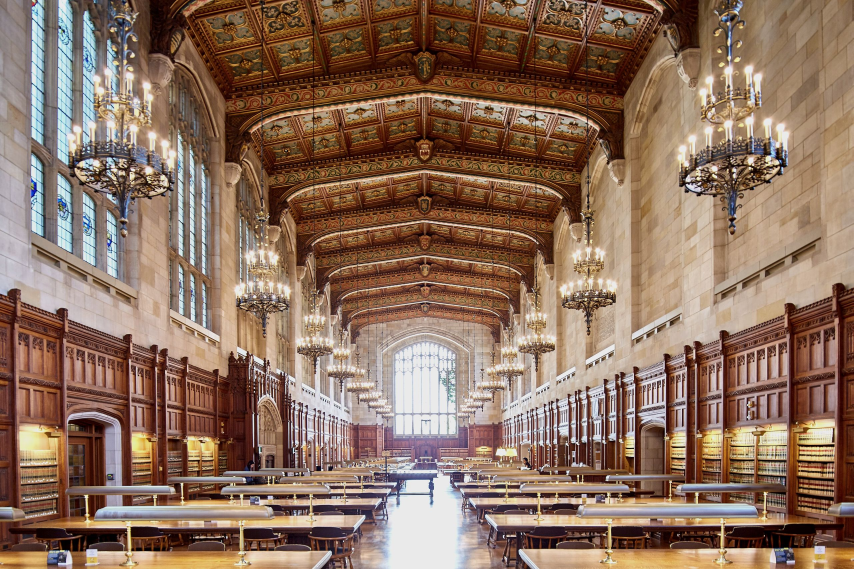
#> input picture assets/img/hero-reading-room-2560.jpg, 2560 x 1707 px, found by its file name (shown at 1/3 size)
$ python gen_og_image.py ../assets/img/hero-reading-room-2560.jpg
#> lines starting #> are read from the running program, lines starting #| are printed output that depends on the picture
"""Build the 1200x630 social share image and the PNG/ICO icon set.

usage: python3 tools/gen_og_image.py <dir with LibreCaslonDisplay-Regular.ttf and LibreCaslonText-Italic[wght].ttf>
Run from the project root. Needs Pillow, rsvg-convert and ImageMagick.
"""
import subprocess
import sys
import tempfile
from pathlib import Path

from PIL import Image, ImageDraw, ImageFont

FONTS = Path(sys.argv[1])
ROOT = Path.cwd()
IMG = ROOT / "assets" / "img"

W, H = 1200, 630
GREEN = (14, 29, 23)
PAPER = (246, 243, 234)
MUTED = (238, 235, 226, 190)
BRASS = (205, 178, 124)


def render_svg(svg: Path, width: int) -> Image.Image:
    with tempfile.NamedTemporaryFile(suffix=".png") as tmp:
        subprocess.run(["rsvg-convert", "-w", str(width), str(svg), "-o", tmp.name], check=True)
        return Image.open(tmp.name).convert("RGBA").copy()


def og_image():
    src = Image.open(IMG / "hero-reading-room-2560.jpg").convert("RGB")
#> src is the input picture: PIL image 2560x1707 RGB; mean R, G, B 140.1, 111.9, 94.2
    scale = W / src.width * 1.18  # slight zoom so the vault fills the frame
#> scale = 0.553
    im = src.resize((round(src.width * scale), round(src.height * scale)), Image.LANCZOS)
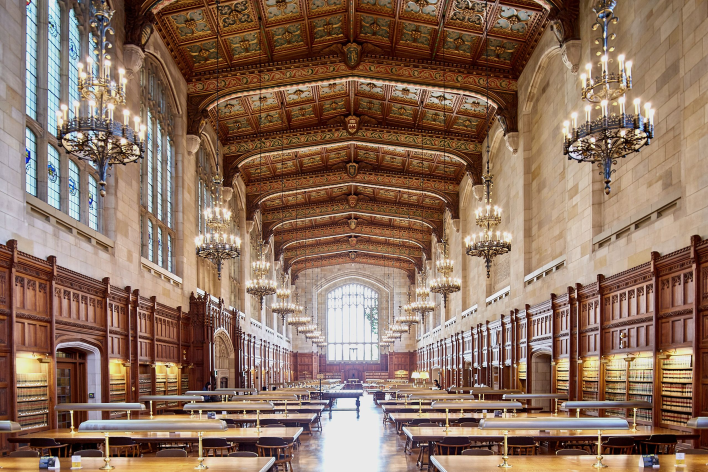
#> im: PIL image 1416x944 RGB (shown at 1/2 size); mean R, G, B 140.1, 111.9, 94.3
    left = (im.width - W) // 2 + 120
#> left = 228
    top = int((im.height - H) * 0.42)
#> top = 131
    im = im.crop((left, top, left + W, top + H)).convert("RGBA")
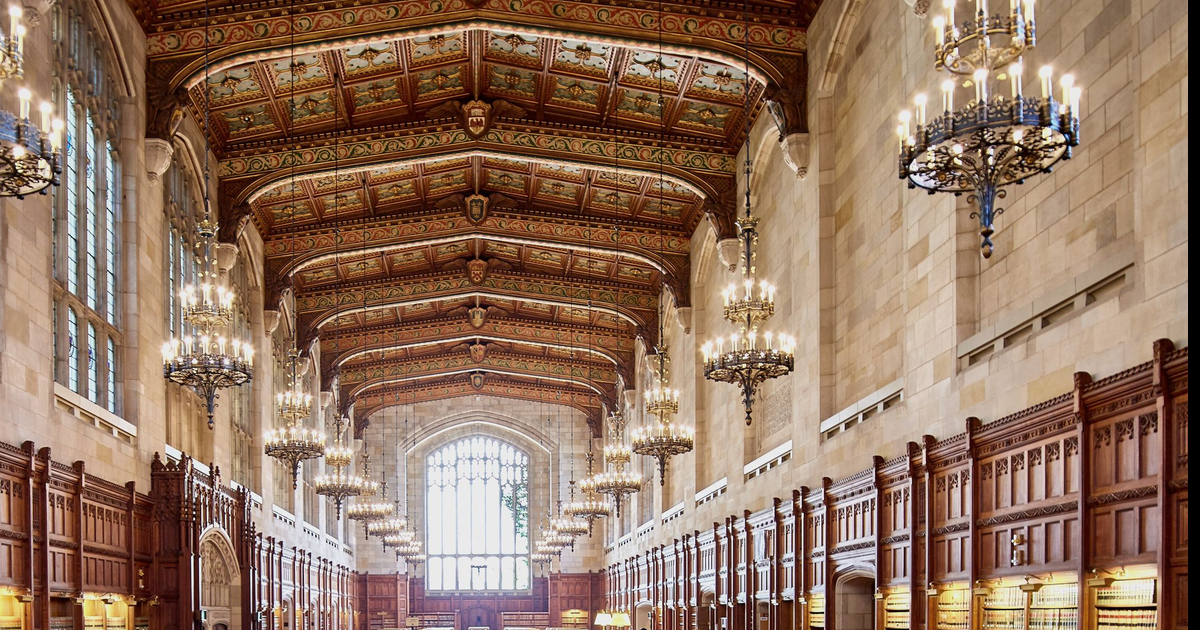
#> im: PIL image 1200x630 RGBA; mean R, G, B, A 145.2, 115.1, 95.3, 255

    # Green tint, then a left-to-right and bottom shade for the type.
    tint = Image.new("RGBA", (W, H), (28, 58, 48, 70))
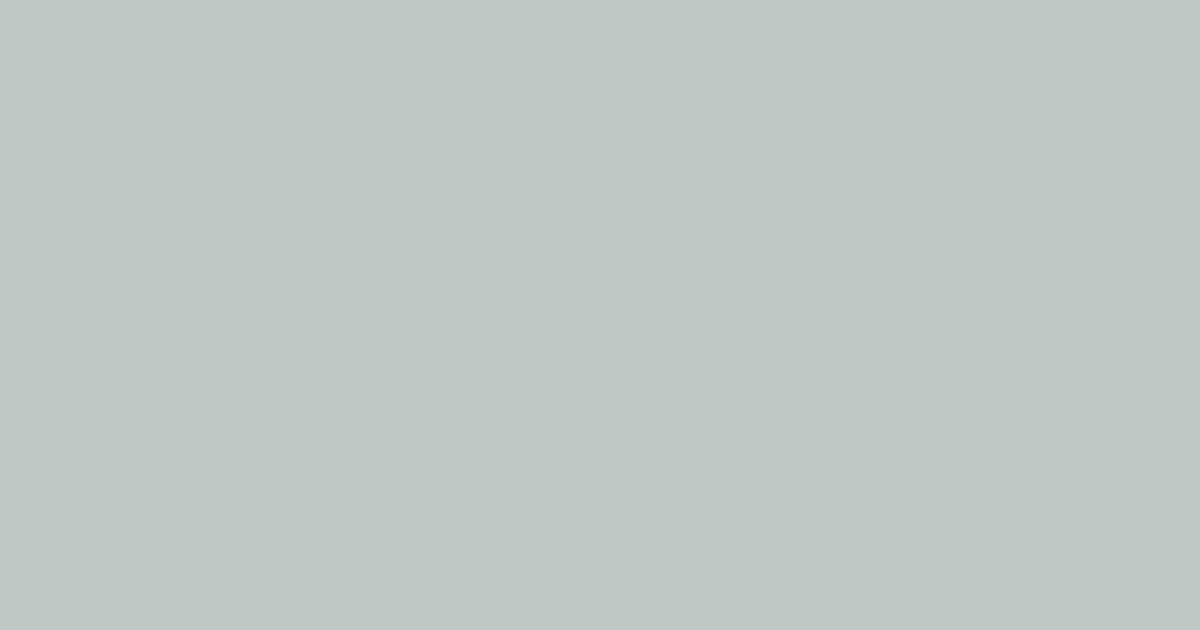
#> tint: PIL image 1200x630 RGBA; mean R, G, B, A 28, 58, 48, 70; transparent parts drawn white
    im = Image.alpha_composite(im, tint)
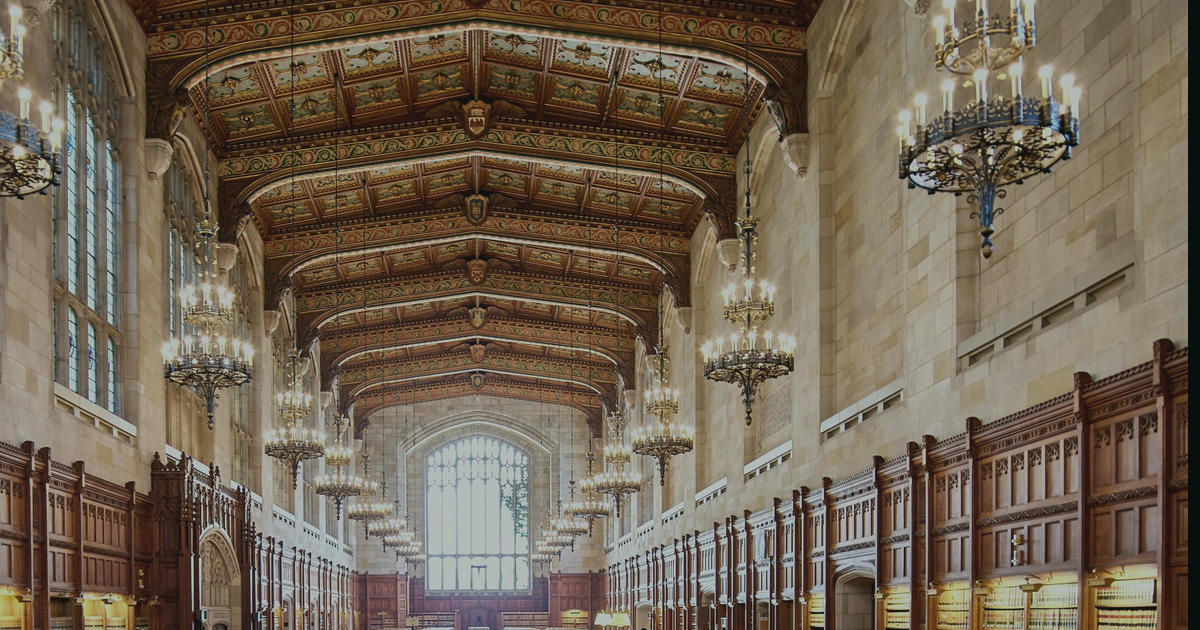
#> im: PIL image 1200x630 RGBA; mean R, G, B, A 113, 99.4, 82.3, 255
    shade = Image.new("RGBA", (W, H))
#> shade: PIL image 1200x630 RGBA; every value is 0
    px = shade.load()
    for x in range(W):
        a_x = max(0.0, 0.9 - 0.75 * (x / W) ** 1.2)
        for y in range(H):
            a_y = max(0.0, (y / H - 0.45) / 0.55) * 0.55
            a = min(0.94, a_x + a_y * (1 - a_x))
            px[x, y] = (*GREEN, int(a * 255))
    im = Image.alpha_composite(im, shade)
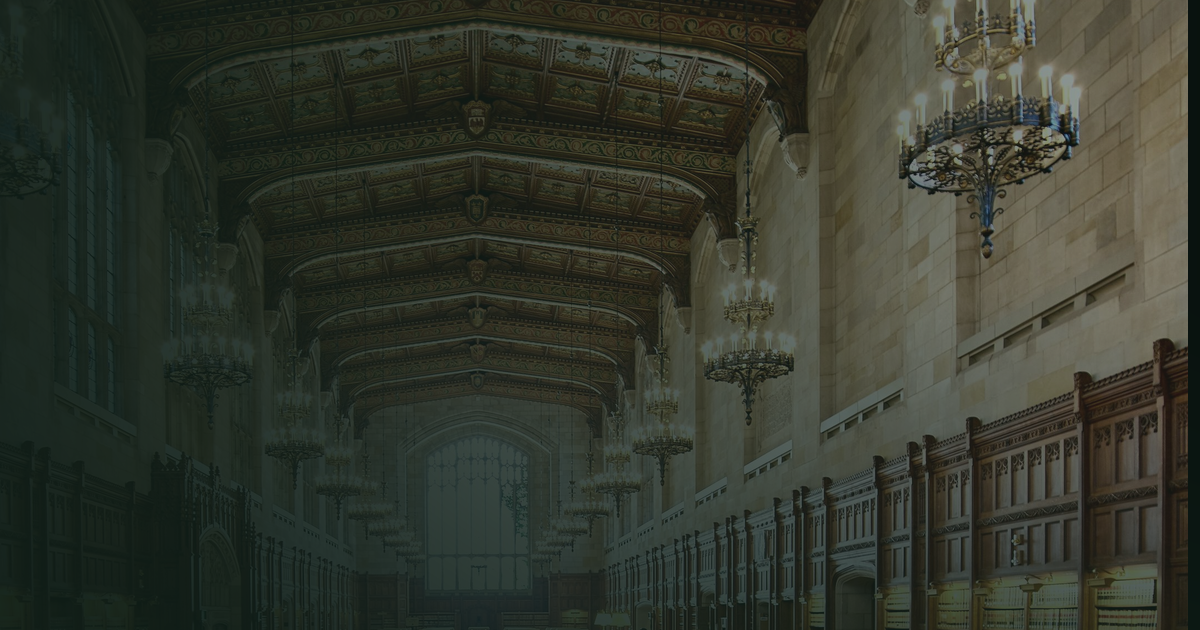
#> im: PIL image 1200x630 RGBA; mean R, G, B, A 51.6, 55.9, 45.3, 255

    logo = render_svg(IMG / "brand" / "logo-reverse.svg", 470)
    im.alpha_composite(logo, (72, 64))

    draw = ImageDraw.Draw(im)
    display = ImageFont.truetype(str(FONTS / "LibreCaslonDisplay-Regular.ttf"), 66)
    italic = ImageFont.truetype(str(FONTS / "LibreCaslonText-Italic[wght].ttf"), 24)
    lines = ["Ninety-five years of getting", "our clients exactly what", "they deserve."]
    y = 300
    for line in lines:
        draw.text((72, y), line, font=display, fill=PAPER)
        y += 74
    draw.line([(72, H - 64), (110, H - 64)], fill=BRASS, width=1)
    draw.text((124, H - 79), "deweycheatemhowe.net", font=italic, fill=MUTED)

    im.convert("RGB").save(IMG / "og-image.jpg", quality=86, progressive=True, optimize=True)


def icons():
    fav = IMG / "brand" / "favicon.svg"
    for size, name in [(180, "apple-touch-icon.png"), (192, "icon-192.png"), (512, "icon-512.png"), (32, "favicon-32.png")]:
        render_svg(fav, size).save(IMG / "brand" / name, optimize=True)
    # Maskable icon: full-bleed green with the mark inside the safe zone.
    mark = render_svg(IMG / "brand" / "mark.svg", 300)
    r, g, b, a = mark.split()
    gold = Image.new("RGBA", mark.size, (233, 221, 191, 255))
    gold.putalpha(a)
    m = Image.new("RGBA", (512, 512), (28, 58, 48, 255))
    m.alpha_composite(gold, (106, 106))
    m.save(IMG / "brand" / "icon-maskable-512.png", optimize=True)
    with tempfile.TemporaryDirectory() as d:
        sizes = []
        for s in (16, 32, 48):
            p = Path(d) / f"{s}.png"
            render_svg(fav, s).save(p)
            sizes.append(str(p))
        subprocess.run(["magick", *sizes, str(ROOT / "favicon.ico")], check=True)


if __name__ == "__main__":
#> (the run stopped early here; a loop or call above may not have finished)

$ run again, with assets/img/contract-1200.jpg copied over assets/img/hero-reading-room-2560.jpg
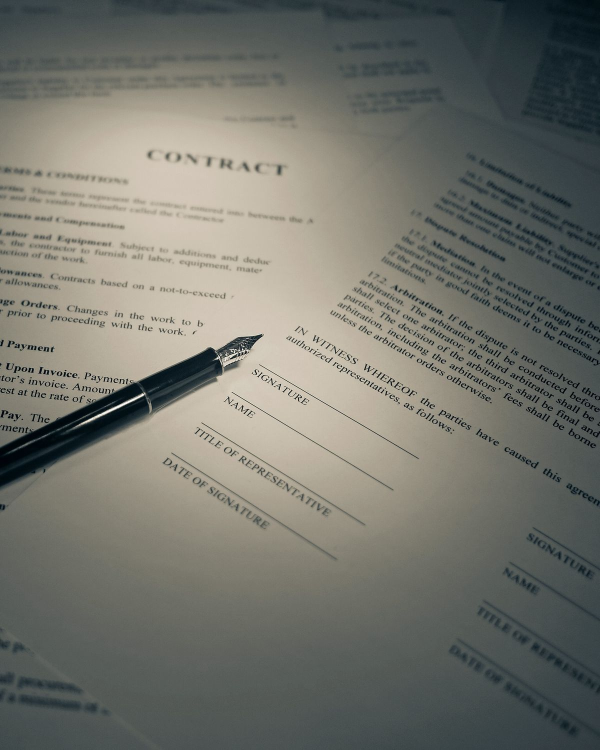
#> input picture assets/img/contract-1200.jpg, 1200 x 1500 px, found by its file name (shown at 1/2 size)
#> in og_image, src is the input picture: PIL image 1200x1500 RGB; mean R, G, B 115.2, 115.9, 108.2
#> in og_image, `im = Image.alpha_composite(im, tint)`:
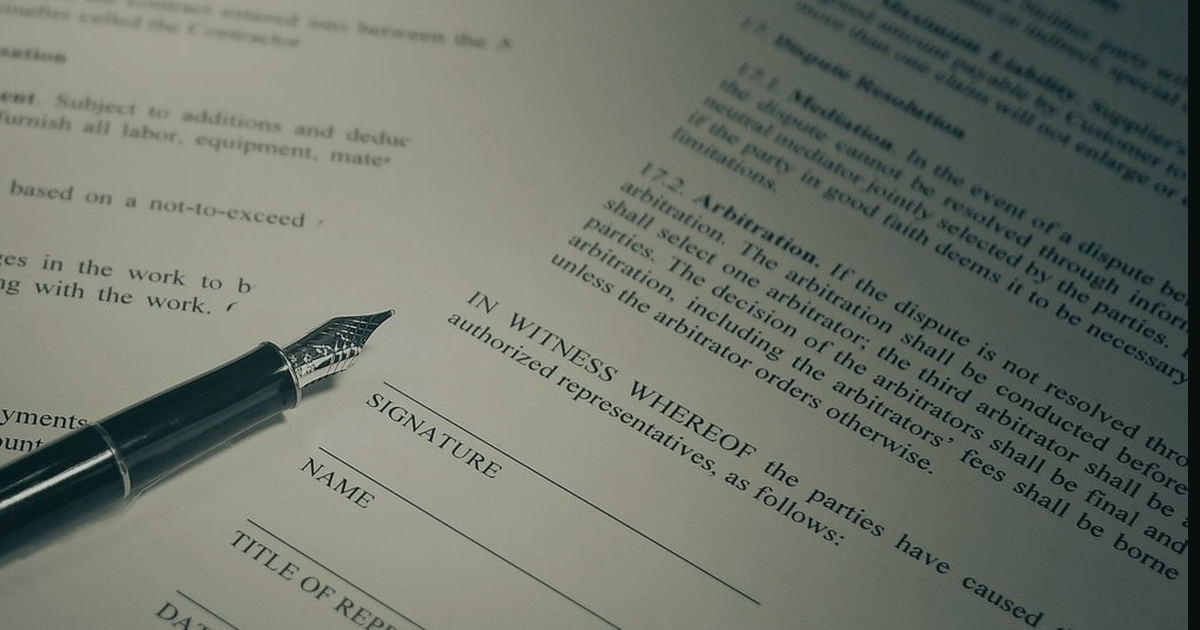
#> im: PIL image 1200x630 RGBA; mean R, G, B, A 111.8, 117.7, 106.8, 255
#> shade: PIL image 1200x630 RGBA; every value is 0
#> in og_image, `im = Image.alpha_composite(im, shade)`:
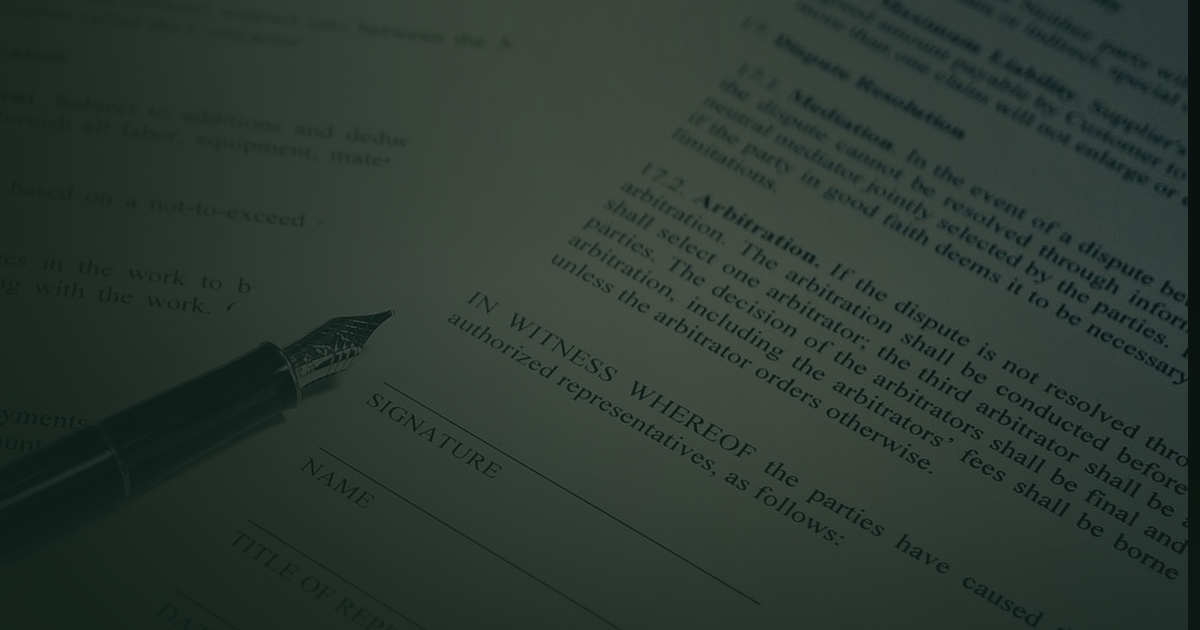
#> im: PIL image 1200x630 RGBA; mean R, G, B, A 45.1, 57.4, 50.3, 255

$ run again, with assets/img/hero-reading-room-tall.jpg copied over assets/img/hero-reading-room-2560.jpg
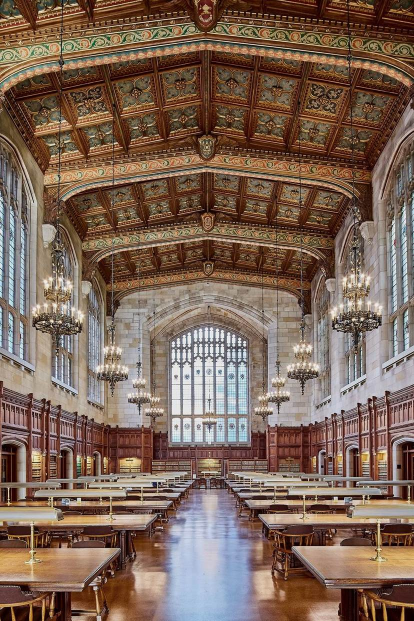
#> input picture assets/img/hero-reading-room-tall.jpg, 828 x 1242 px, found by its file name (shown at 1/2 size)
#> in og_image, src is the input picture: PIL image 828x1242 RGB; mean R, G, B 124.7, 101.1, 87.1
#> in og_image, `im = Image.alpha_composite(im, tint)`:
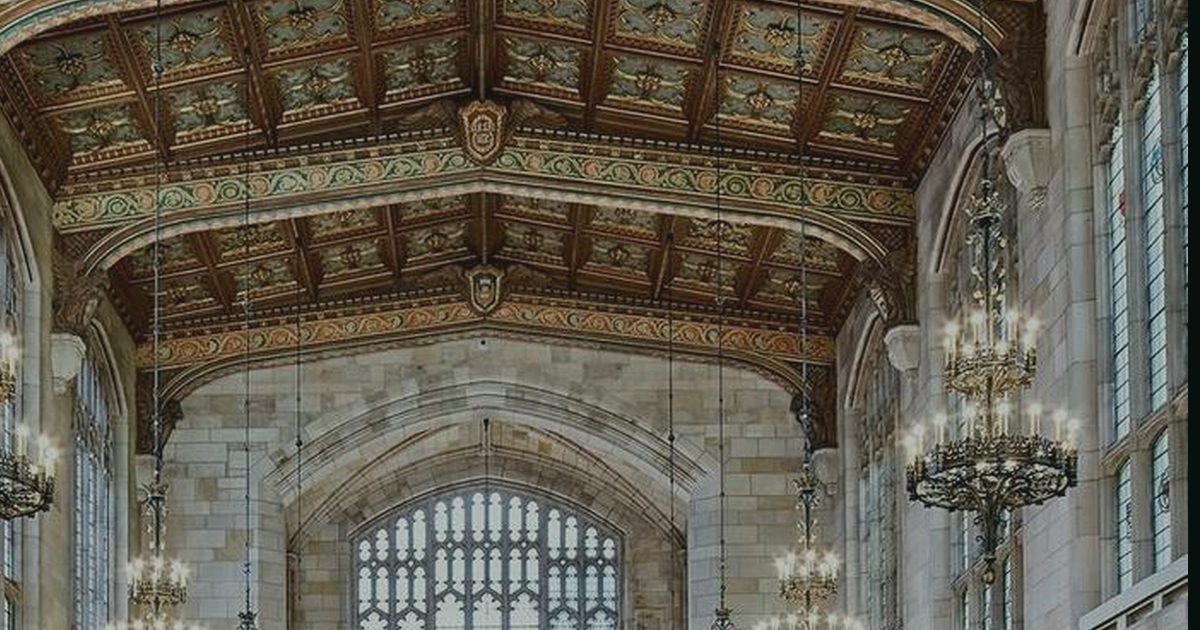
#> im: PIL image 1200x630 RGBA; mean R, G, B, A 96.7, 91.2, 78.7, 255
#> shade: PIL image 1200x630 RGBA; every value is 0
#> in og_image, `im = Image.alpha_composite(im, shade)`:
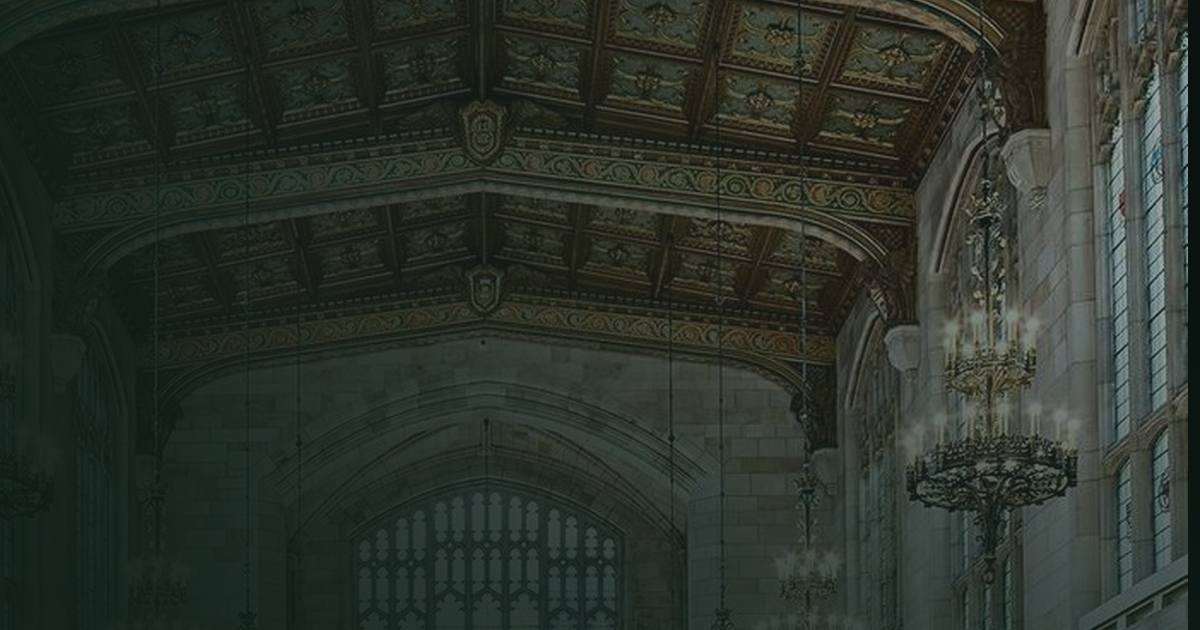
#> im: PIL image 1200x630 RGBA; mean R, G, B, A 44.3, 51.6, 43.4, 255
